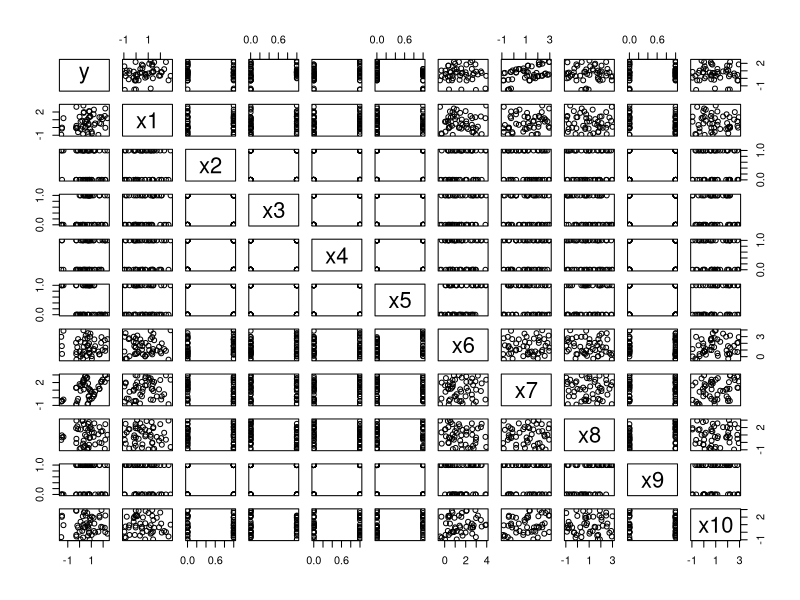

Write R code to recreate this figure. (Note: this script raises an error after producing the figure.)
set.seed(314) #This ensures the randomness is the "same" everytime if you play the entire R-chunk as one entire piece of code. If you run lines separately, your data might not come out the same every time. You can pick any integer value you want for set.seed. Each choice produces a different sample, so you might want to play around with a few different choices.

## To begin, decide on your sample size. (You may have to revise it later to ensure all values in your lm(...) are significant.)

n <- 50

startDomain <- -1
endDomain <- 3
## Then, create 10 X-variables using functions like rnorm(n, mean, sd), rchisq(n, df), rf(n, df1, df2), rt(n, df), rbeta(n, a, b), runif(n, a, b) or sample(c(1,0), n, replace=TRUE)... ## To see what any of these functions do, run codes like hist(rchisq(n, 3)). These functions are simply allowing you to get a random sample of x-values. But the way you choose your x-values can have quite an impact on what the final scatterplot of the data will look like.

x1 <- runif(n,startDomain,endDomain) #Dummy
x2 <- sample(c(0,1), n, replace=T) #Dummy
x3 <- sample(c(0,1), n, replace=T) #On Off switch #3
x4 <- sample(c(0,1), n, replace=T) #dummy
x5 <- sample(c(0,1), n, replace=T) #on off switch #1
#x6 <- x4+runif(n,-4,4) #NOT LEGAL. x4 actually used in model. no longer 2d drawable
x6 <- x5+runif(n,startDomain,endDomain)#Dummy
x7 <- runif(n,startDomain,endDomain) #Explanitory variable
x8 <- runif(n,startDomain,endDomain)#dummy
x9 <- sample(c(0,1), n, replace=T)#On Off switch #2
x10 <- runif(n,startDomain,endDomain) #dummy

#sample(c(0,1), n, replace=T, prob = c(.3,.7))
## Then, create betas, sigma, normal error terms and y

# *** WRITE IT DOWN BEFORE TYPING IT***
beta0 <- 1
beta1 <- .4

beta2 <- -2.2
beta3 <- 0.3

beta4 <- -1.1
beta5 <- -0.2

beta6 <- -0.1
beta7 <- -0.9

beta8 <- 3.8
beta9 <- -1.1

beta10 <- 2.1
beta11 <- 0 #not significant, no interaction between x5:x9

beta12 <- 1.3
beta13 <- 1.2

beta14 <- -3.7
beta15 <- .1
#...

sigma <- 0 #change to whatever positive number you want


################################
# You ARE NOT ALLOWED to change this part:
epsilon_i <- rnorm(n, 0, sigma)
################################ 

#An example of how to make Y...
# y <-  beta0 + beta1*X1 + beta2*X2 + beta3*X4*X2 + epsilon_i
#switches (in order) x5,x9,x3
y <- beta0+beta1*x7+
  #single interaction
  beta2*x5+beta3*x5*x7+
  beta4*x9+beta5*x9*x7+
  beta6*x3+beta7*x3*x7+
  #double Interaction
  beta8*x5*x9+beta9*x5*x9*x7+
  beta10*x5*x3+#beta11*x5*x3*x7+
  beta12*x9*x3+beta13*x9*x3*x7+
  #triple interaction
  beta14*x5*x9*x3+beta15*x5*x9*x3*x7+
  epsilon_i#...edit this code and replace it with your model. Don't forget the + epsilon_i!


## Now, you need to load your x-variables and y-variable 
## into a data set.
# You can include Y' or X' instead of Y or X if you wish.
# Remember, only these functions are allowed when transforming
# variables: 1/Y^2, 1/Y, log(Y), sqrt(Y), sqrt(sqrt(Y)), Y^2, Y^3, 1/X^2, 1/X, log(X), sqrt(X), sqrt(sqrt(X)), X^2, X^3, X^4, X^5. 
#########################################################
# ILLEGAL: Y = (beta0 + beta1*X5)^2 + epsilon_i #########
#########################################################
# Legal: sqrt(Y) = beta0 + beta1*X5^2 + epsilon_i #######
#########################################################
# You can only transform individual terms, not groups of terms.
# And the beta's cannot be part of the x-transformations.

# This loads your data into a data set:
rbdata <- data.frame(y, x1, x2, x3, x4, x5, x6, x7, x8, x9, x10)
View(rbdata)
pairs(rbdata)
#Now fit your model to make sure it comes out significant:
mylm <- lm(y ~ x7+
             x5+x7:x5+
             x9+x7:x9+
             x3+x7:x3+
             x5:x9+x7:x5:x9+
             x5:x3+
             x9:x3+x7:x9:x3+
             x5:x9:x3+x7:x5:x9:x3, data=rbdata) #edit this code to be your true model
summary(mylm) %>% pander()
#all p-values must be significant
#the R^2 value must be greater than or equal to 0.30.


# Once you are done with creating your model, and have successfully
# graphed it (see below), un-comment the following `write.csv` code,
# then, PLAY this ENTIRE R-chunk to write your data to a csv.
b <- coef(mylm)
palette(c("skyblue","skyblue4","orange","orangered", "firebrick", "firebrick4", "green", "limegreen"))
plot(y~x7, data=rbdata, col = interaction(factor(rbdata$x5),factor(rbdata$x9),factor(rbdata$x3)), pch = 16)

abline(b[1],b[2], col = palette()[1])#X5=0,X9=0,X3=0
#double interaction
abline(b[1]+b[3],b[2]+b[6], col = palette()[2])#X5=1,X9=0,X3=0
abline(b[1]+b[4],b[2]+b[7], col = palette()[3])#X5=0,X9=1,X3=0
abline(b[1]+b[5],b[2]+b[8], col = palette()[5])#X5=0,X9=0,X3=1
abline(b[1]+b[3]+b[4]+b[9],b[2]+b[6]+b[7]+b[12], col = palette()[4])#X5=1,X9=1,X3=0
abline(b[1]+b[3]+b[5]+b[10],b[2]+b[6]+b[8], col = palette()[6])#X5=1,X9=0,X3=1
abline(b[1]+b[4]+b[5]+b[11],b[2]+b[7]+b[8]+b[13], col = palette()[7])#X5=0,X9=1,X3=1
abline(b[1]+b[3]+b[4]+b[5]+b[9]+b[10]+b[11]+b[14],b[2]+b[6]+b[7]+b[8]+b[12]+b[13]+b[15], col = palette()[8])#X5=1,X9=1,X3=1



beta0+beta1*x7+

  beta2*x5+
  beta4*x9+beta5*x9*x7+
  
  beta7*x3*x7+
  
  beta8*x5*x9+beta9*x5*x9*x7+
  beta10*x5*x3+beta11*x5*x3*x7+
  beta12*x9*x3+beta13*x9*x3*x7+
  
  beta14*x5*x9*x3+
  epsilon_i#...edit this code and replace it with your model. Don't forget the + epsilon_i!


plot(y~x7, data=rbdata, pch = 16 , col = interaction(factor(rbdata$x5),factor(rbdata$x9),factor(rbdata$x3)))

abline(b[1],b[2], col = palette()[1], lty=2)#X5=0,X9=0,X3=0
abline(b[1]+b[3],b[2], col = palette()[2], lty=2)#X5=1,X9=0,X3=0
abline(b[1]+b[4],b[2], col = palette()[3], lty=2)#X5=0,X9=1,X3=0
abline(b[1],b[2]+b[5], col = palette()[5], lty=2)#X5=0,X9=0,X3=1
abline(b[1]+b[3]+b[4]+b[6],b[2]+b[9], col = palette()[4], lty=2)#X5=1,X9=1,X3=0
abline(b[1]+b[3]+b[7],b[2]+b[5], col = palette()[6], lty=2)#X5=1,X9=0,X3=1
abline(b[1]+b[4]+b[8],b[2]+b[5]+b[11], col = palette()[7], lty=2)#X5=0,X9=1,X3=1
abline(b[1]+b[3]+b[4]+b[6]+b[7]+b[8]+b[12],b[2]+b[5]+b[9]+b[10]+b[11], col = palette()[8], lty=2)#X5=1,X9=1,X3=1

#estimates
abline(beta0,beta1, col = palette()[1], lty=1)#X5=0,X9=0,X3=0
abline(beta0+beta2,beta1, col = palette()[2], lty=1)#X5=1,X9=0,X3=0
abline(beta0+beta4,beta1, col = palette()[3], lty=1)#X5=0,X9=1,X3=0
abline(beta0,beta1+beta7, col = palette()[5], lty=1)#X5=0,X9=0,X3=1
abline(beta0+beta2+beta4+beta8,beta1+beta9, col = palette()[4], lty=1)#X5=1,X9=1,X3=0
abline(beta0+beta2+beta10,beta1+beta7, col = palette()[6], lty=1)#X5=1,X9=0,X3=1
abline(beta0+beta4+beta12,beta1+beta7+beta13, col = palette()[7], lty=1)#X5=0,X9=1,X3=1
abline(beta0+beta2+beta4+beta8+beta10+beta12+beta14,beta1+beta7+beta9+beta11+beta13, col = palette()[8], lty=1)#X5=1,X9=1,X3=1

